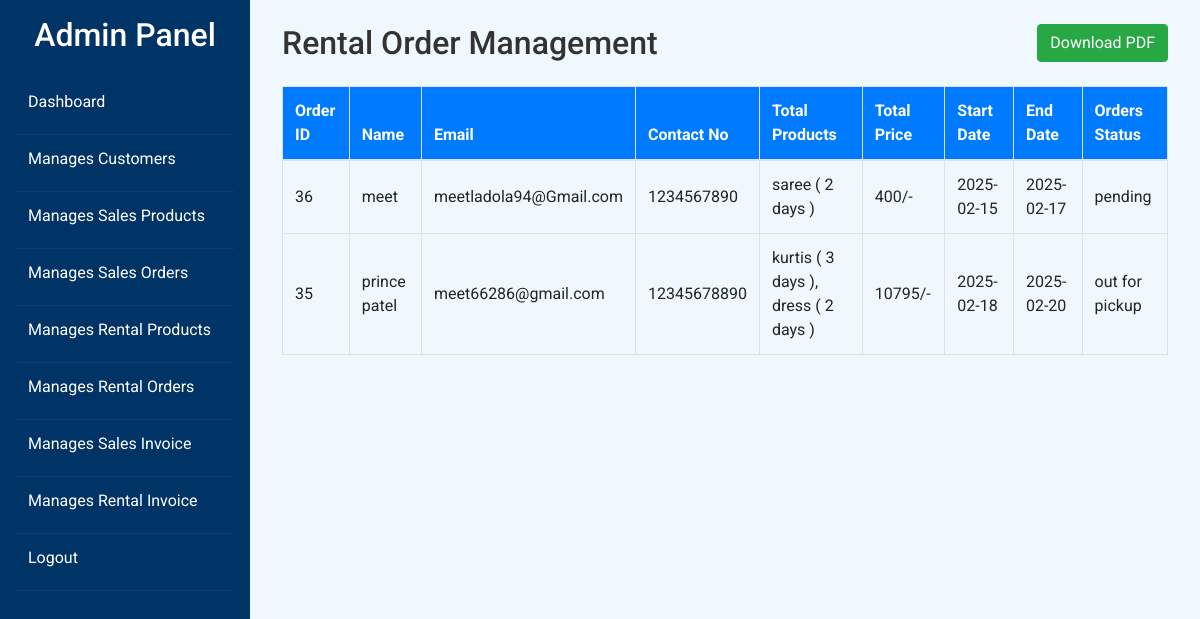
The app's page /rentel/owear/admin_rental_invoice.php (signed in), older data.
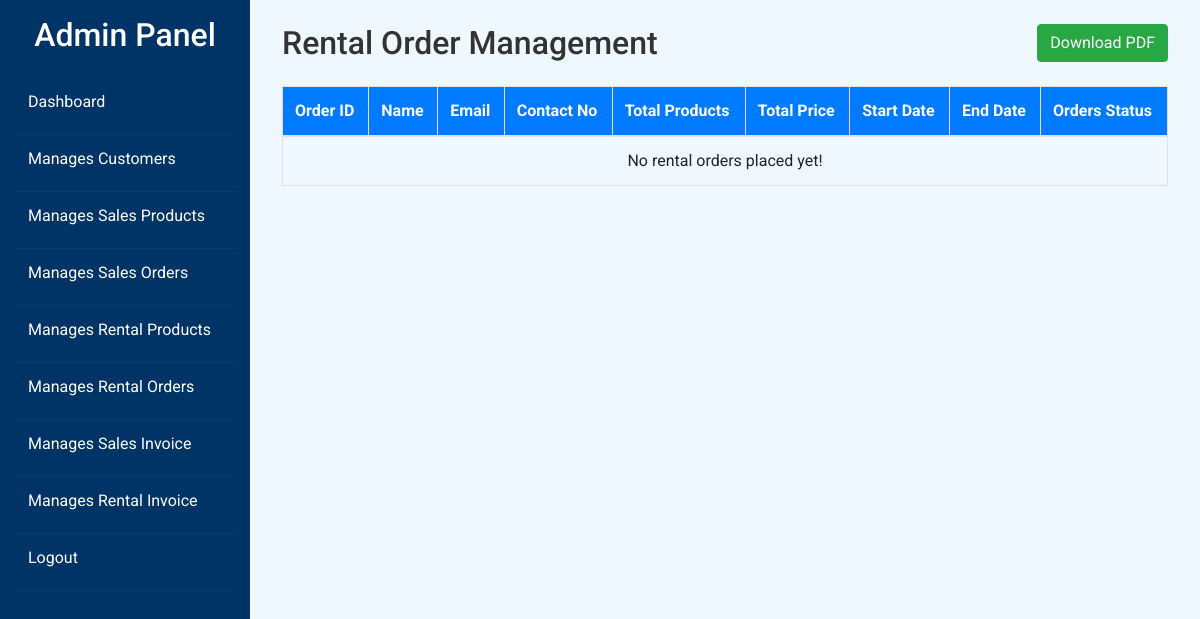
The same page, newer data.
### tables this page shows
CREATE TABLE `rental_orders` (
  `id` int(100) NOT NULL,
  `user_id` int(100) NOT NULL,
  `name` varchar(100) NOT NULL,
  `number` varchar(12) NOT NULL,
  `email` varchar(100) NOT NULL,
  `address` varchar(500) NOT NULL,
  `total_products` varchar(1000) NOT NULL,
  `total_price` int(100) NOT NULL,
  `placed_on` varchar(50) NOT NULL,
  `payment_status` varchar(20) NOT NULL DEFAULT 'pending',
  `start_date` date NOT NULL,
  `end_date` date NOT NULL
);

### rentel/owear/admin_rental_invoice.php (the view, shortened to what this page needs)
<?php
@include 'config.php';
?>
<!DOCTYPE html>
<html lang="en">
<head>
   <link rel="stylesheet" href="https://maxcdn.bootstrapcdn.com/bootstrap/4.5.2/css/bootstrap.min.css">
   <link rel="stylesheet" href="admin_styles.css">
</head>
<body>
   <div class="d-flex">
      <?php include 'admin_navbar.php' ?>
      <div class="content p-4 w-100">
         <section class="rental-orders container-fluied mx-2">
         <div class="d-flex justify-content-between align-items-center mb-4">
   <h2 class="mb-0">Rental Order Management</h2>
   <button id="downloadPdf" class="btn btn-success">Download PDF</button>
</div>
            <table id="rentalOrdersTable" class="table table-bordered table-hover">
               <thead>
                  <tr>
                     <th>Order ID</th>
                     <th>Name</th>
                     <th>Email</th>
                     <th>Contact No</th>
                     <th>Total Products</th>
                     <th>Total Price</th>
                     <th>Start Date</th>
                     <th>End Date</th>
                     <th>Orders Status</th>
                  </tr>
               </thead>
               <tbody>
                  <?php
                     $select_orders = $conn->prepare("SELECT * FROM `rental_orders` ORDER BY id DESC");
                     $select_orders->execute();
                     if($select_orders->rowCount() > 0){
                        while($fetch_orders = $select_orders->fetch(PDO::FETCH_ASSOC)){
                  ?>
                  <tr>
                     <td><?= $fetch_orders['id']; ?></td>
                     <td><?= $fetch_orders['name']; ?></td>
                     <td><?= $fetch_orders['email']; ?></td>
                     <td><?= $fetch_orders['number']; ?></td>
                     <td><?= $fetch_orders['total_products']; ?></td>
                     <td><?= $fetch_orders['total_price']; ?>/-</td>
                     <td><?= $fetch_orders['start_date']; ?></td>
                     <td><?= $fetch_orders['end_date']; ?></td>
                        <td><?= $fetch_orders['payment_status']; ?></td>
                  </tr>
                  <?php
                        }
                     } else {
                        echo '<tr><td colspan="9" class="text-center">No rental orders placed yet!</td></tr>';
                     }
                  ?>
               </tbody>
            </table>
         </section>
      </div>
   </div>
</body>
</html>

Row changes from the older to the newer data that the page shows:
removed rental_orders: id "36", name "meet", email "meetladola94@Gmail.com", number "1234567890", total_products "saree ( 2 days )", total_price "400", start_date "2025-02-15", end_date "2025-02-17", payment_status "pending"
removed rental_orders: id "35", name "prince patel", email "meet66286@gmail.com", number "12345678890", total_products "kurtis ( 3 days ), dress ( 2 days )", total_price "10795", start_date "2025-02-18", end_date "2025-02-20", payment_status "out for pickup"
Text that changed along with them:
text now shown: "No rental orders placed yet!"
